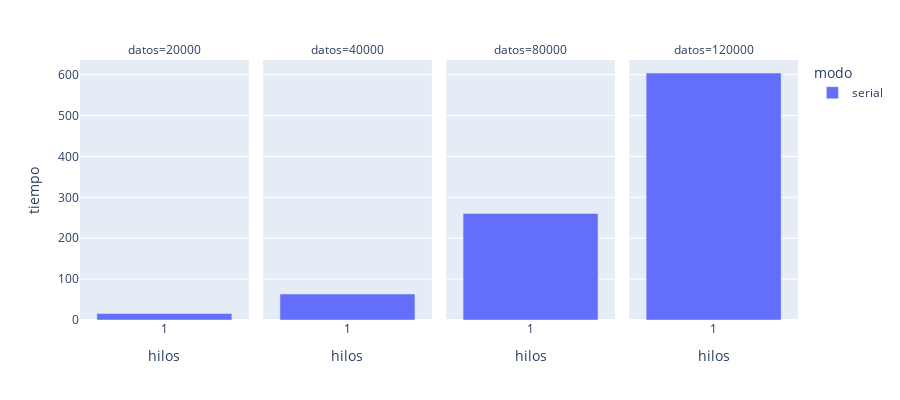

Notebook source saved alongside this figure:
### Code cell
fig = px.bar(df_1, x="hilos", y="tiempo",
             color='modo', barmode='group',
             facet_col="datos",
             height=400)
fig.update_layout(xaxis={'categoryorder':'array', 'categoryarray':['1','8','16','32']})
fig.show()

### Figure 1 — Plotly figure (JSON) as saved in the notebook; plotly's stock layout.template omitted (floating-point values rounded to 4 significant figures)
{"data": [{"alignmentgroup": "True", "hovertemplate": "modo=serial<br>datos=20000<br>hilos=%{x}<br>tiempo=%{y}<extra></extra>", "legendgroup": "serial", "marker": {"color": "#636efa", "pattern": {"shape": ""}}, "name": "serial", "offsetgroup": "serial", "orientation": "v", "showlegend": true, "textposition": "auto", "type": "bar", "x": ["1"], "xaxis": "x", "y": [15.78], "yaxis": "y"}, {"alignmentgroup": "True", "hovertemplate": "modo=serial<br>datos=40000<br>hilos=%{x}<br>tiempo=%{y}<extra></extra>", "legendgroup": "serial", "marker": {"color": "#636efa", "pattern": {"shape": ""}}, "name": "serial", "offsetgroup": "serial", "orientation": "v", "showlegend": false, "textposition": "auto", "type": "bar", "x": ["1"], "xaxis": "x2", "y": [63.55], "yaxis": "y2"}, {"alignmentgroup": "True", "hovertemplate": "modo=serial<br>datos=80000<br>hilos=%{x}<br>tiempo=%{y}<extra></extra>", "legendgroup": "serial", "marker": {"color": "#636efa", "pattern": {"shape": ""}}, "name": "serial", "offsetgroup": "serial", "orientation": "v", "showlegend": false, "textposition": "auto", "type": "bar", "x": ["1"], "xaxis": "x3", "y": [260.7], "yaxis": "y3"}, {"alignmentgroup": "True", "hovertemplate": "modo=serial<br>datos=120000<br>hilos=%{x}<br>tiempo=%{y}<extra></extra>", "legendgroup": "serial", "marker": {"color": "#636efa", "pattern": {"shape": ""}}, "name": "serial", "offsetgroup": "serial", "orientation": "v", "showlegend": false, "textposition": "auto", "type": "bar", "x": ["1"], "xaxis": "x4", "y": [604.0], "yaxis": "y4"}], "layout": {"annotations": [{"font": {}, "showarrow": false, "text": "datos=20000", "x": 0.1175, "xanchor": "center", "xref": "paper", "y": 1, "yanchor": "bottom", "yref": "paper"}, {"font": {}, "showarrow": false, "text": "datos=40000", "x": 0.3725, "xanchor": "center", "xref": "paper", "y": 1, "yanchor": "bottom", "yref": "paper"}, {"font": {}, "showarrow": false, "text": "datos=80000", "x": 0.6275, "xanchor": "center", "xref": "paper", "y": 1, "yanchor": "bottom", "yref": "paper"}, {"font": {}, "showarrow": false, "text": "datos=120000", "x": 0.8825, "xanchor": "center", "xref": "paper", "y": 1, "yanchor": "bottom", "yref": "paper"}], "barmode": "group", "height": 400, "legend": {"title": {"text": "modo"}, "tracegroupgap": 0}, "margin": {"t": 60}, "xaxis": {"anchor": "y", "categoryarray": ["1", "8", "16", "32"], "categoryorder": "array", "domain": [0, 0.235], "title": {"text": "hilos"}}, "xaxis2": {"anchor": "y2", "domain": [0.255, 0.49], "matches": "x", "title": {"text": "hilos"}}, "xaxis3": {"anchor": "y3", "domain": [0.51, 0.745], "matches": "x", "title": {"text": "hilos"}}, "xaxis4": {"anchor": "y4", "domain": [0.765, 1.0], "matches": "x", "title": {"text": "hilos"}}, "yaxis": {"anchor": "x", "domain": [0, 1], "title": {"text": "tiempo"}}, "yaxis2": {"anchor": "x2", "domain": [0, 1], "matches": "y", "showticklabels": false}, "yaxis3": {"anchor": "x3", "domain": [0, 1], "matches": "y", "showticklabels": false}, "yaxis4": {"anchor": "x4", "domain": [0, 1], "matches": "y", "showticklabels": false}}}
